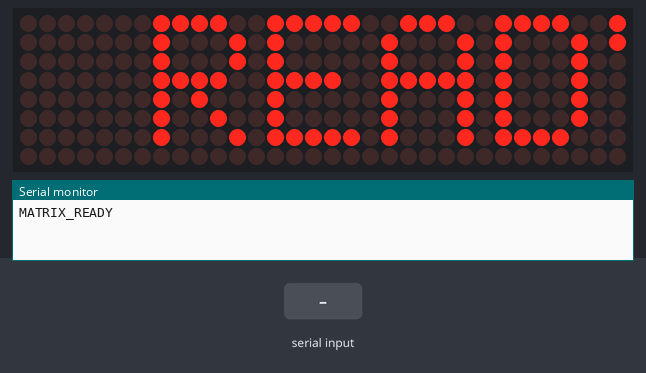
A sketch run on a simulated Arduino Uno, built with avr-gcc and run on an emulated ATmega328P. Shown: 32×8 LED matrix, the last lines printed to the serial monitor. Inputs (shaded band) come from the test bench.

Above: at 1.26 s.
1.3 s: "CLR\n" received over Serial
At 1.36 s:
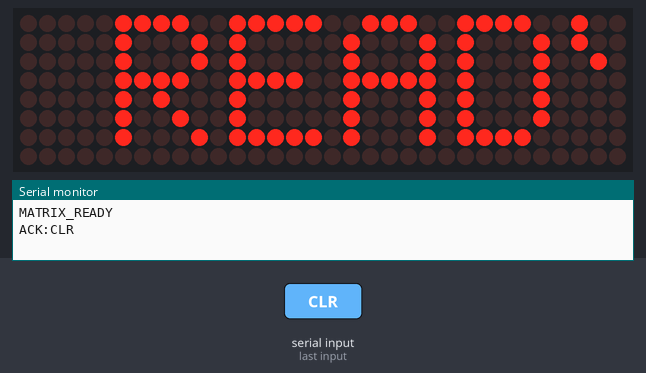
2.9 s: "MSG:,45\n" received over Serial
At 2.96 s:
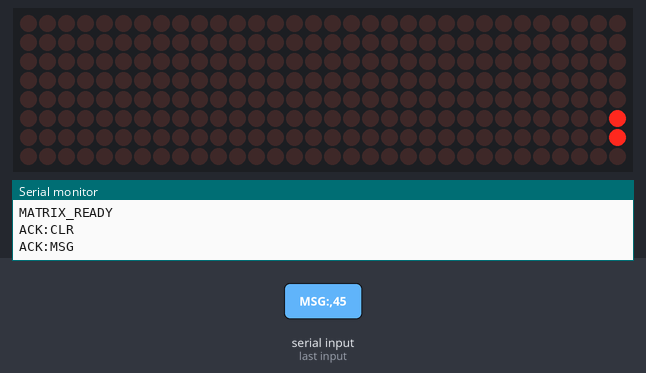
4.6 s: "BRI:\n" received over Serial
At 4.66 s:
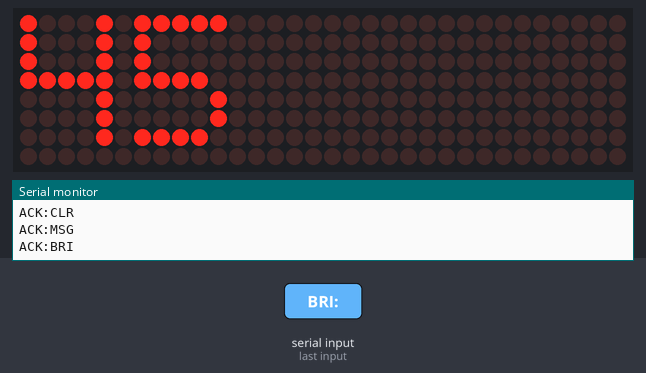

Measured:
- after the input at 1.3 s, the display: first differs from a run without the input after 0.05 s (image 1)
- after the input at 2.9 s, the display: first differs from a run without the input after 0.05 s (image 2)

The sketch:

arduino_matrix.ino
```cpp
/*
 * ============================================================
 *  AR CALCULATOR — 4x MAX7219 8x8 DOT MATRIX SCROLLING TEXT
 * ============================================================
 *  Bağlantı (tüm modüller zincirleme / daisy-chain):
 *
 *   MAX7219 Pin  →  Arduino Pin
 *   VCC          →  5V
 *   GND          →  GND
 *   DIN          →  D11  (MOSI)
 *   CLK          →  D13  (SCK)
 *   CS (LOAD)    →  D10
 *
 *  Kütüphane: MD_Parola + MD_MAX72XX
 *  Arduino IDE → Library Manager → "MD_Parola" kur (MD_MAX72XX otomatik gelir)
 *
 *  Seri protokol (9600 baud, newline ile biter):
 *    MSG:<metin>\n     → kayar yazı başlat
 *    CLR\n             → ekranı temizle
 *    BRI:<0-15>\n      → parlaklık ayarla
 * ============================================================
 */

#include <MD_Parola.h>
#include <MD_MAX72XX.h>
#include <SPI.h>

// --- Donanım Ayarları ---
#define HARDWARE_TYPE  MD_MAX72XX::FC16_HW  // Çoğu hazır modül için FC16
#define MAX_DEVICES    4                    // Kaç adet 8x8 modül var
#define CS_PIN         10                   // Chip Select pini

MD_Parola display = MD_Parola(HARDWARE_TYPE, CS_PIN, MAX_DEVICES);

// --- Kayar yazı ayarları ---
#define SCROLL_SPEED   50     // ms cinsinden gecikme (düşük = hızlı)
#define SCROLL_PAUSE   0      // Döngü arası duraklama (ms)
#define TEXT_EFFECT    PA_SCROLL_LEFT

char currentMsg[128] = "READY";
bool newMsgReady     = false;

// --- Seri okuma tamponu ---
String serialBuffer = "";

// ============================================================
void setup() {
  Serial.begin(9600);
  display.begin();
  display.setIntensity(6);           // 0-15 arası parlaklık
  display.setTextAlignment(PA_LEFT);
  display.displayScroll(currentMsg, PA_LEFT, TEXT_EFFECT, SCROLL_SPEED);
  Serial.println("MATRIX_READY");
}

// ============================================================
void loop() {
  // ---- Seri veri oku ----
  while (Serial.available()) {
    char c = (char)Serial.read();
    if (c == '\n') {
      processCommand(serialBuffer);
      serialBuffer = "";
    } else if (c != '\r') {
      serialBuffer += c;
    }
  }

  // ---- Yeni mesaj varsa sıfırla ve başlat ----
  if (newMsgReady) {
    display.displayScroll(currentMsg, PA_LEFT, TEXT_EFFECT, SCROLL_SPEED);
    newMsgReady = false;
  }

  // ---- Animasyonu çalıştır ----
  if (display.displayAnimate()) {
    display.displayReset();  // sonsuz döngü
  }
}

// ============================================================
void processCommand(String cmd) {
  cmd.trim();

  // MSG:<metin>
  if (cmd.startsWith("MSG:")) {
    String msg = cmd.substring(4);
    msg.toUpperCase();
    msg.toCharArray(currentMsg, sizeof(currentMsg));
    newMsgReady = true;
    Serial.println("ACK:MSG");
  }

  // CLR — ekranı temizle
  else if (cmd == "CLR") {
    strcpy(currentMsg, " ");
    newMsgReady = true;
    Serial.println("ACK:CLR");
  }

  // BRI:<0-15> — parlaklık
  else if (cmd.startsWith("BRI:")) {
    int bri = cmd.substring(4).toInt();
    bri = constrain(bri, 0, 15);
    display.setIntensity(bri);
    Serial.println("ACK:BRI");
  }

  // PING — bağlantı testi
  else if (cmd == "PING") {
    Serial.println("PONG");
  }
}
```
